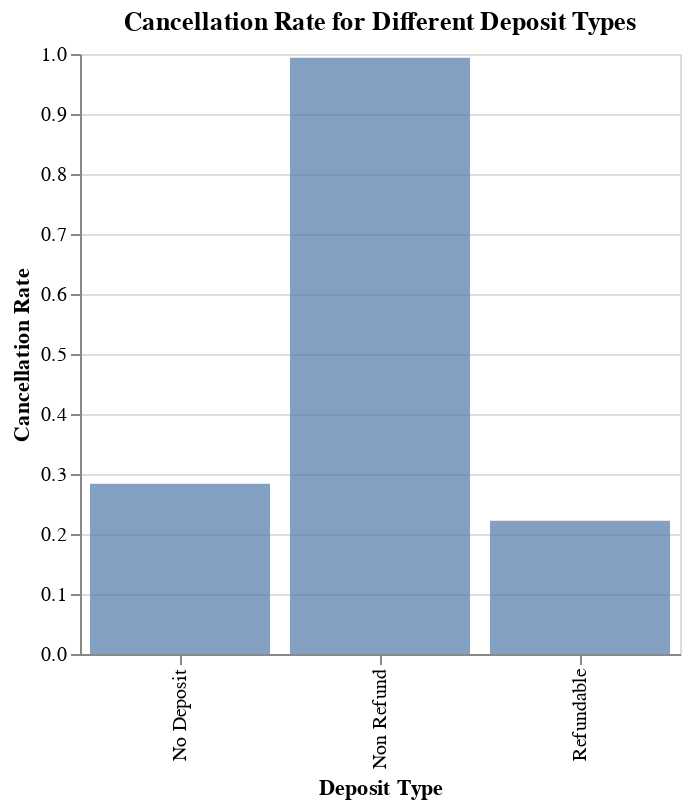

This figure's notebook cell:
### Code cell
#Use dataDeposit Dataframe to plot the histogram "Cancellation Rate for Different Deposit Types"
alt.Chart(dataDeposit).mark_bar(opacity=0.7).encode(
    x=alt.X('deposit_type:O', title='Deposit Type'),
    y=alt.Y('cancellation_rate:Q', title='Cancellation Rate')
).properties(
    title='Cancellation Rate for Different Deposit Types',
    width=300
)

### Figure 1 — Vega-Lite specification as saved in the notebook (floating-point values rounded to 4 significant figures)
{"config": {"view": {"continuousWidth": 400, "continuousHeight": 300}}, "data": {"name": "data-f5aaf2c1bfad24c07d95596074488845"}, "mark": {"type": "bar", "opacity": 0.7}, "encoding": {"x": {"type": "ordinal", "field": "deposit_type", "title": "Deposit Type"}, "y": {"type": "quantitative", "field": "cancellation_rate", "title": "Cancellation Rate"}}, "title": "Cancellation Rate for Different Deposit Types", "width": 300, "$schema": "https://vega.github.io/schema/vega-lite/v4.8.1.json", "datasets": {"data-f5aaf2c1bfad24c07d95596074488845": [{"deposit_type": "No Deposit", "is_canceled": 29694, "lead_time": 9287581, "arrival_date_year": 210974465, "arrival_date_week_number": 2839466, "arrival_date_day_of_month": 1654861, "stays_in_weekend_nights": 101519, "stays_in_week_nights": 267546, "adults": 194904, "children": 12390.0, "babies": 949, "is_repeated_guest": 3742, "previous_cancellations": 4399, "previous_bookings_not_canceled": 16210, "booking_changes": 26122, "agent": 8232000.0, "days_in_waiting_list": 158986, "adr": 10830000.0, "required_car_parking_spaces": 7443, "total_of_special_requests": 68166, "length_of_stays": 369065, "cancellation_rate": 0.2838}, {"deposit_type": "Non Refund", "is_canceled": 14494, "lead_time": 3105702, "arrival_date_year": 29407851, "arrival_date_week_number": 400393, "arrival_date_day_of_month": 227491, "stays_in_weekend_nights": 9069, "stays_in_week_nights": 30503, "adults": 26423, "children": 9.0, "babies": 0, "is_repeated_guest": 64, "previous_cancellations": 6002, "previous_bookings_not_canceled": 155, "booking_changes": 182, "agent": 692600.0, "days_in_waiting_list": 116583, "adr": 1312000.0, "required_car_parking_spaces": 1, "total_of_special_requests": 26, "length_of_stays": 39572, "cancellation_rate": 0.9936}, {"deposit_type": "Refundable", "is_canceled": 36, "lead_time": 24640, "arrival_date_year": 326615, "arrival_date_week_number": 3391, "arrival_date_day_of_month": 3800, "stays_in_weekend_nights": 158, "stays_in_week_nights": 462, "adults": 309, "children": 5.0, "babies": 0, "is_repeated_guest": 4, "previous_cancellations": 0, "previous_bookings_not_canceled": 3, "booking_changes": 96, "agent": 9102.0, "days_in_waiting_list": 1553, "adr": 12350.0, "required_car_parking_spaces": 20, "total_of_special_requests": 23, "length_of_stays": 620, "cancellation_rate": 0.2222}]}}
